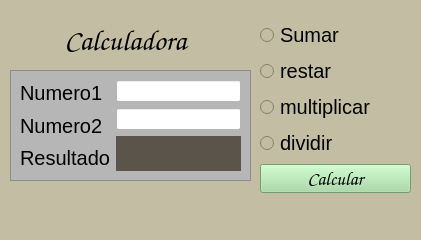
<?xml version="1.0" encoding="UTF-8"?>
<ui version="4.0">
 <class>MainWindow</class>
 <widget class="QMainWindow" name="MainWindow">
  <property name="geometry">
   <rect>
    <x>0</x>
    <y>0</y>
    <width>421</width>
    <height>240</height>
   </rect>
  </property>
  <property name="font">
   <font>
    <family>Comic Sans MS</family>
    <pointsize>22</pointsize>
    <weight>75</weight>
    <italic>true</italic>
    <bold>true</bold>
   </font>
  </property>
  <property name="windowTitle">
   <string>MainWindow</string>
  </property>
  <property name="styleSheet">
   <string notr="true">background-color: rgb(195, 190, 163);</string>
  </property>
  <widget class="QWidget" name="centralwidget">
   <widget class="QLabel" name="label">
    <property name="geometry">
     <rect>
      <x>40</x>
      <y>20</y>
      <width>171</width>
      <height>41</height>
     </rect>
    </property>
    <property name="font">
     <font>
      <family>Comic Sans MS</family>
      <pointsize>22</pointsize>
      <weight>9</weight>
      <italic>true</italic>
      <bold>false</bold>
     </font>
    </property>
    <property name="styleSheet">
     <string notr="true">font: 75 italic 22pt &quot;Comic Sans MS&quot;;</string>
    </property>
    <property name="text">
     <string>Calculadora</string>
    </property>
    <property name="alignment">
     <set>Qt::AlignCenter</set>
    </property>
   </widget>
   <widget class="QWidget" name="verticalLayoutWidget_3">
    <property name="geometry">
     <rect>
      <x>260</x>
      <y>20</y>
      <width>151</width>
      <height>173</height>
     </rect>
    </property>
    <layout class="QVBoxLayout" name="verticalLayout_3">
     <item>
      <widget class="QRadioButton" name="suma">
       <property name="font">
        <font>
         <pointsize>15</pointsize>
         <weight>50</weight>
         <bold>false</bold>
        </font>
       </property>
       <property name="text">
        <string>Sumar</string>
       </property>
      </widget>
     </item>
     <item>
      <widget class="QRadioButton" name="Restar">
       <property name="font">
        <font>
         <pointsize>15</pointsize>
        </font>
       </property>
       <property name="text">
        <string>restar</string>
       </property>
      </widget>
     </item>
     <item>
      <widget class="QRadioButton" name="Multiplicar">
       <property name="font">
        <font>
         <pointsize>15</pointsize>
        </font>
       </property>
       <property name="text">
        <string>multiplicar</string>
       </property>
      </widget>
     </item>
     <item>
      <widget class="QRadioButton" name="Dividir">
       <property name="font">
        <font>
         <pointsize>15</pointsize>
        </font>
       </property>
       <property name="text">
        <string>dividir</string>
       </property>
      </widget>
     </item>
     <item>
      <widget class="QPushButton" name="calcular">
       <property name="sizePolicy">
        <sizepolicy hsizetype="Expanding" vsizetype="Fixed">
         <horstretch>0</horstretch>
         <verstretch>0</verstretch>
        </sizepolicy>
       </property>
       <property name="maximumSize">
        <size>
         <width>16777215</width>
         <height>16777215</height>
        </size>
       </property>
       <property name="font">
        <font>
         <family>Comic Sans MS</family>
         <pointsize>14</pointsize>
         <weight>75</weight>
         <bold>true</bold>
        </font>
       </property>
       <property name="layoutDirection">
        <enum>Qt::RightToLeft</enum>
       </property>
       <property name="styleSheet">
        <string notr="true">background-color: rgb(158, 218, 158);</string>
       </property>
       <property name="text">
        <string>Calcular</string>
       </property>
       <property name="flat">
        <bool>false</bool>
       </property>
      </widget>
     </item>
    </layout>
   </widget>
   <widget class="QFrame" name="frame">
    <property name="geometry">
     <rect>
      <x>10</x>
      <y>70</y>
      <width>241</width>
      <height>111</height>
     </rect>
    </property>
    <property name="styleSheet">
     <string notr="true">background-color: rgb(182, 182, 182);</string>
    </property>
    <property name="frameShape">
     <enum>QFrame::StyledPanel</enum>
    </property>
    <property name="frameShadow">
     <enum>QFrame::Raised</enum>
    </property>
    <widget class="QWidget" name="horizontalLayoutWidget">
     <property name="geometry">
      <rect>
       <x>10</x>
       <y>10</y>
       <width>221</width>
       <height>91</height>
      </rect>
     </property>
     <layout class="QHBoxLayout" name="horizontalLayout">
      <item>
       <layout class="QVBoxLayout" name="verticalLayout">
        <item>
         <widget class="QLabel" name="label_2">
          <property name="font">
           <font>
            <pointsize>15</pointsize>
           </font>
          </property>
          <property name="text">
           <string>Numero1</string>
          </property>
         </widget>
        </item>
        <item>
         <widget class="QLabel" name="label_3">
          <property name="font">
           <font>
            <pointsize>15</pointsize>
           </font>
          </property>
          <property name="text">
           <string>Numero2</string>
          </property>
         </widget>
        </item>
        <item>
         <widget class="QLabel" name="label_4">
          <property name="font">
           <font>
            <pointsize>15</pointsize>
           </font>
          </property>
          <property name="text">
           <string>Resultado</string>
          </property>
         </widget>
        </item>
       </layout>
      </item>
      <item>
       <layout class="QVBoxLayout" name="verticalLayout_2">
        <item>
         <widget class="QLineEdit" name="num1">
          <property name="styleSheet">
           <string notr="true">background-color: rgb(255, 255, 255);</string>
          </property>
         </widget>
        </item>
        <item>
         <widget class="QLineEdit" name="num2">
          <property name="styleSheet">
           <string notr="true">background-color: rgb(255, 255, 255);</string>
          </property>
         </widget>
        </item>
        <item>
         <widget class="QLabel" name="respuesta">
          <property name="styleSheet">
           <string notr="true">font: 12pt &quot;Comic Sans MS&quot;;
background-color: rgb(91, 84, 75);
color: rgb(255, 255, 255);</string>
          </property>
          <property name="text">
           <string/>
          </property>
          <property name="alignment">
           <set>Qt::AlignCenter</set>
          </property>
         </widget>
        </item>
       </layout>
      </item>
     </layout>
    </widget>
   </widget>
  </widget>
  <widget class="QMenuBar" name="menubar">
   <property name="geometry">
    <rect>
     <x>0</x>
     <y>0</y>
     <width>421</width>
     <height>21</height>
    </rect>
   </property>
  </widget>
  <widget class="QStatusBar" name="statusbar"/>
 </widget>
 <resources/>
 <connections/>
</ui>
